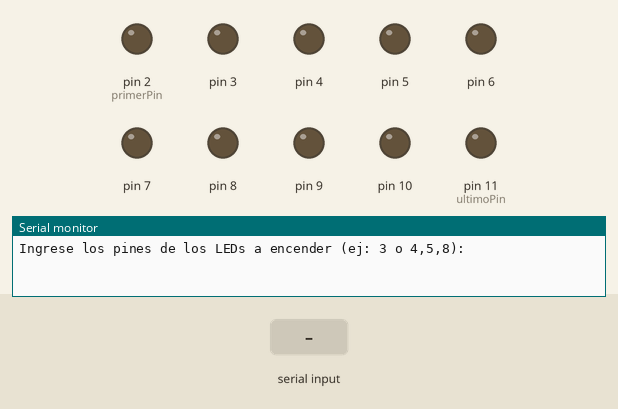
Recording of a sketch running on a simulated Arduino Uno, built with avr-gcc and run on an emulated ATmega328P. On the bench: output pins drawn as LEDs (lit = HIGH), the last lines printed to the serial monitor. The test bench sets the inputs (shaded band).

Above: at 1.2 s.
1.3 s: "5\n" received over Serial
At 2.3 s:
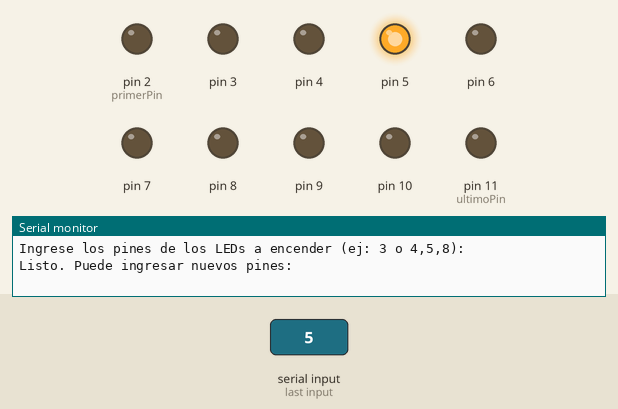
2.8 s: "90,45\n" received over Serial
At 3.9 s:
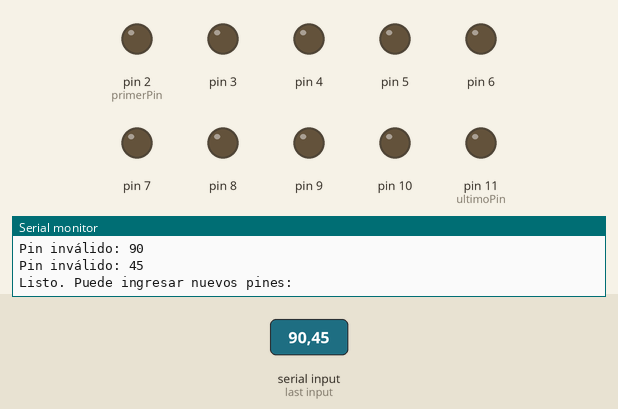
Timing chart, 0 to 5.8 s (numbered marks = the images above; inputs shaded):
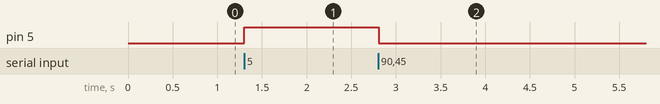

Measured:
- after the input at 1.3 s, pin 5: LOW → HIGH at once
- after the input at 2.8 s, pin 5: HIGH → LOW at once

The sketch:

EnciendeLedsPorConsola.ino
```cpp
const int primerPin = 2;
const int ultimoPin = 11;
String entrada = "";

void setup() {
  Serial.begin(9600);
  for (int pin = primerPin; pin <= ultimoPin; pin++) {
    pinMode(pin, OUTPUT);
    digitalWrite(pin, LOW); // Apagar todos al inicio
  }
  Serial.println("Ingrese los pines de los LEDs a encender (ej: 3 o 4,5,8):");
}

void loop() {
  if (Serial.available()) {
    entrada = Serial.readStringUntil('\n'); // Leer hasta Enter
    entrada.trim(); // Eliminar espacios innecesarios

    // Apagar todos los LEDs antes de encender los nuevos
    for (int pin = primerPin; pin <= ultimoPin; pin++) {
      digitalWrite(pin, LOW);
    }

    // Separar los números por coma
    int index = 0;
    while (index < entrada.length()) {
      int coma = entrada.indexOf(',', index);
      String numeroStr;
      if (coma == -1) {
        numeroStr = entrada.substring(index);
        index = entrada.length();
      } else {
        numeroStr = entrada.substring(index, coma);
        index = coma + 1;
      }

      int pinLed = numeroStr.toInt();
      if (pinLed >= primerPin && pinLed <= ultimoPin) {
        digitalWrite(pinLed, HIGH);
      } else {
        Serial.print("Pin inválido: ");
        Serial.println(pinLed);
      }
    }

    Serial.println("Listo. Puede ingresar nuevos pines:");
  }
}
```
